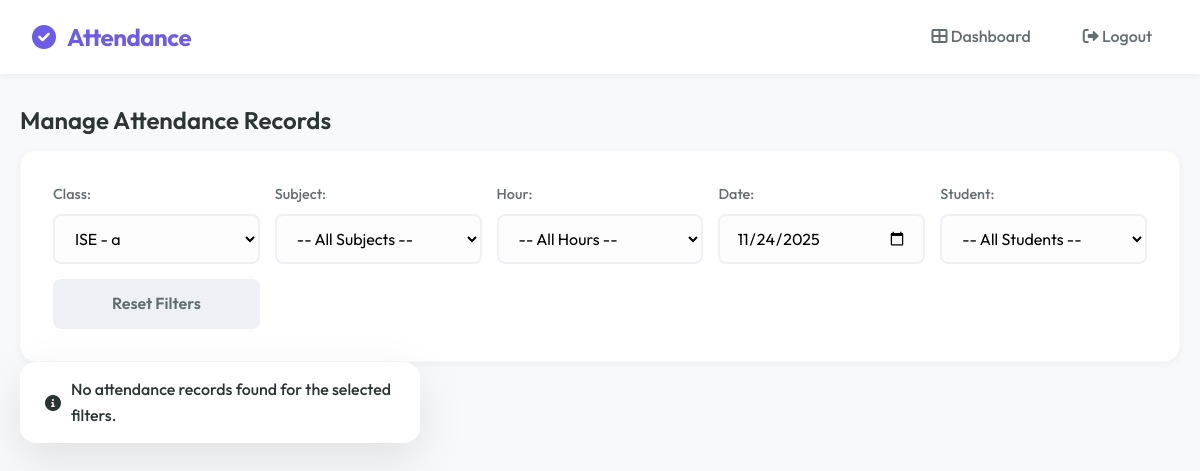
The app's page /admin/attendance?class_id=3 (signed in), older data.
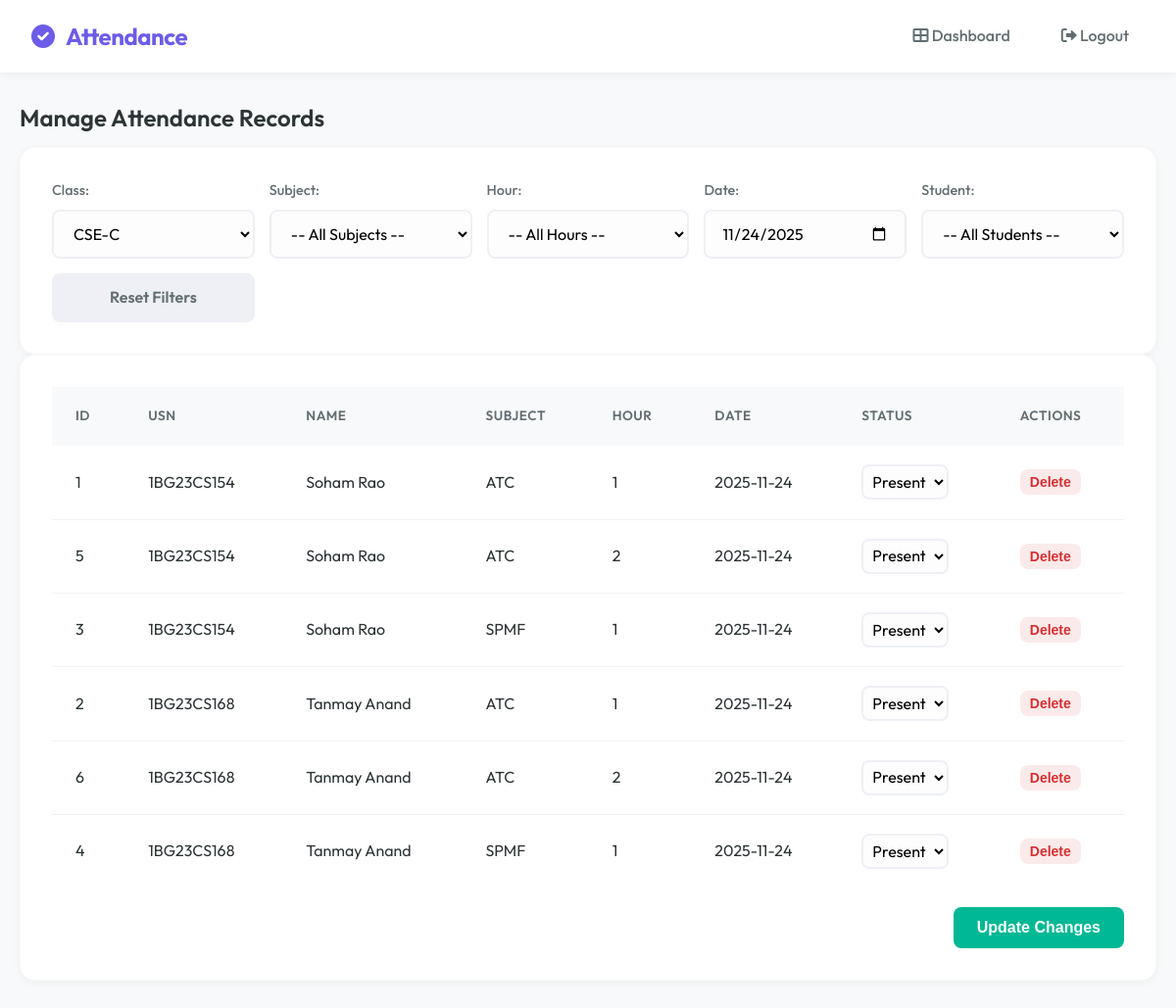
The same page, newer data.
### tables this page shows
CREATE TABLE attendance (
        id INTEGER PRIMARY KEY AUTOINCREMENT,
        student_id INTEGER,
        subject TEXT,
        date TEXT,
        status TEXT,
        hour INTEGER,
        previous_hash TEXT,
        current_hash TEXT
    );

CREATE TABLE students (
        id INTEGER PRIMARY KEY AUTOINCREMENT,
        usn TEXT UNIQUE,
        name TEXT,
        dob TEXT,
        class_id INTEGER,
        face_encoding BLOB
    );

### app.py (the view, shortened to what this page needs)
@app.route("/admin/attendance", methods=["GET", "POST"])
def admin_attendance():
    role = session.get("role")
    if role not in ["admin", "teacher"]:
        return "Unauthorized", 403
    conn = sqlite3.connect('attendance.db')
    c = conn.cursor()
    class_id = request.args.get("class_id")
    subject = request.args.get("subject")
    hour = request.args.get("hour")
    date = request.args.get("date", datetime.date.today().strftime("%Y-%m-%d"))
    student_id = request.args.get("student_id")
    try:
        class_id_int = int(class_id) if class_id else None
    except:
        class_id_int = None
    if role == "teacher":
        teacher_id = session["username"]
        c.execute("""
            SELECT DISTINCT c.id, c.class_name
            FROM classes c
            JOIN teacher_assignments ta ON c.id = ta.class_id
            WHERE ta.teacher_id=?
        """, (teacher_id,))
    else:
        c.execute("SELECT id, class_name FROM classes")
    classes = c.fetchall()
    subjects = []
    students_list = []
    attendance_records = []
    if class_id_int:
        if role == "teacher":
            teacher_id = session["username"]
            c.execute("""
                SELECT subject FROM teacher_assignments
                WHERE teacher_id=? AND class_id=?
                ORDER BY subject
            """, (teacher_id, class_id_int))
        else:
            c.execute("SELECT name FROM subjects WHERE class_id=? ORDER BY name", (class_id_int,))
        subjects = [s[0] for s in c.fetchall()]
        c.execute("SELECT id, usn, name FROM students WHERE class_id=? ORDER BY name", (class_id_int,))
        students_list = c.fetchall()
        if subject:
            query = """SELECT attendance.id, students.usn, students.name, attendance.subject, attendance.hour,
                              attendance.date, attendance.status
                       FROM attendance
                       JOIN students ON attendance.student_id = students.id
                       WHERE students.class_id=? AND attendance.subject=? AND attendance.date=?"""
            params = [class_id_int, subject, date]
            if hour:
                query += " AND attendance.hour=?"
                params.append(hour)
        else:
            query = """SELECT attendance.id, students.usn, students.name, attendance.subject, attendance.hour,
                              attendance.date, attendance.status
                       FROM attendance
                       JOIN students ON attendance.student_id = students.id
                       WHERE students.class_id=? AND attendance.date=?"""
            params = [class_id_int, date]
            if hour:
                query += " AND attendance.hour=?"
                params.append(hour)
        if student_id:
            query += " AND students.id=?"
            params.append(student_id)
        query += " ORDER BY students.usn, attendance.subject, attendance.hour"
        c.execute(query, params)
        attendance_records = c.fetchall()
    conn.close()
    return render_template(
        "admin_attendance.html",
        classes=classes,
        subjects=subjects,
        students_list=students_list,
        attendance_records=attendance_records,
        selected_class=class_id_int,
        selected_subject=subject,
        selected_hour=hour,
        selected_date=date,
        selected_student=int(student_id) if student_id else None
    )

### templates/admin_attendance.html (shortened to what the changed rows need)
{% extends "base.html" %}
{% block content %}
<h2>Manage Attendance Records</h2>
<div class="card">
    <form method="GET" action="/admin/attendance" class="dashboard-grid"
        style="grid-template-columns: repeat(auto-fit, minmax(200px, 1fr)); gap: 15px; margin-top: 0;">
        <div class="form-group" style="margin-bottom: 0;">
            <label>Class:</label>
            <select name="class_id" onchange="this.form.submit()">
                {% for cls in classes %}
                <option value="{{ cls[0] }}" {% if selected_class==cls[0] %}selected{% endif %}>{{ cls[1] }}</option>
                {% endfor %}
            </select>
        </div>
    </form>
</div>
{% if attendance_records %}
<div class="card">
    <form method="POST"
        action="/admin/attendance?class_id={{ selected_class or '' }}&subject={{ selected_subject or '' }}&hour={{ selected_hour or '' }}&date={{ selected_date or '' }}&student_id={{ selected_student or '' }}">
        <table>
            <thead>
                <tr>
                    <th>ID</th>
                    <th>USN</th>
                    <th>Name</th>
                    <th>Subject</th>
                    <th>Hour</th>
                    <th>Date</th>
                    <th>Status</th>
                    <th>Actions</th>
                </tr>
            </thead>
            <tbody>
                {% for record in attendance_records %}
                <tr>
                    <td>{{ record[0] }}</td>
                    <td>{{ record[1] }}</td>
                    <td>{{ record[2] }}</td>
                    <td>{{ record[3] }}</td>
                    <td>{{ record[4] }}</td>
                    <td>{{ record[5] }}</td>
                    <td>
                        <select name="status_{{ record[0] }}" style="padding: 5px; width: auto;">
                            <option value="Present" {% if record[6]=='Present' %}selected{% endif %}>Present</option>
                        </select>
                    </td>
                    <td>
                        {% if session['role'] == 'admin' %}
                        <button type="submit" formaction="/delete_attendance/{{ record[0] }}" class="btn btn-danger"
                            style="padding: 5px 10px; font-size: 14px;">Delete</button>
                        {% endif %}
                    </td>
                </tr>
                {% endfor %}
            </tbody>
        </table>
        {% if session['role'] == 'teacher' %}
        <div style="margin-top: 20px;">
            <label>Reason for Change (Required):</label>
            <textarea name="reason" required class="form-control"
                placeholder="Explain why you are changing the attendance status..." rows="3"
                style="width: 100%; margin-top: 5px;"></textarea>
        </div>
        <div style="margin-top: 20px; text-align: right;">
            <button type="submit" class="btn btn-warning">Request Changes</button>
        </div>
        {% else %}
        <div style="margin-top: 20px; text-align: right;">
            <button type="submit" class="btn btn-success">Update Changes</button>
        </div>
        {% endif %}
    </form>
</div>
{% else %}
<div class="alert alert-info">
    <i class="fas fa-info-circle"></i> No attendance records found for the selected filters.
</div>
{% endif %}
{% endblock %}

Row changes from the older to the newer data that the page shows:
now on this page (row edited): attendance: id "1", usn "1BG23CS154", name "Soham Rao", subject "ATC", hour "1", date "2025-11-24", status+id "Present"
now on this page (row edited): attendance: id "5", usn "1BG23CS154", name "Soham Rao", subject "ATC", hour "2", date "2025-11-24", status+id "Present"
now on this page (row edited): attendance: id "3", usn "1BG23CS154", name "Soham Rao", subject "SPMF", hour "1", date "2025-11-24", status+id "Present"
now on this page (row edited): attendance: id "2", usn "1BG23CS168", name "Tanmay Anand", subject "ATC", hour "1", date "2025-11-24", status+id "Present"
added attendance: id "6", usn "1BG23CS168", name "Tanmay Anand", subject "ATC", hour "2", date "2025-11-24", status+id "Present"
now on this page (row edited): attendance: id "4", usn "1BG23CS168", name "Tanmay Anand", subject "SPMF", hour "1", date "2025-11-24", status+id "Present"
Text that changed along with them:
form field class_id: "ISE - a" → "CSE-C"
text no longer shown: "No attendance records found for the selected filters."
text now shown: "ID USN NAME SUBJECT HOUR DATE STATUS ACTIONS Update Changes"
